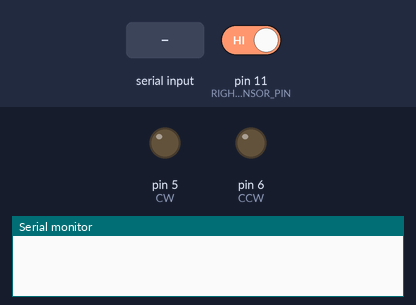
Simulated run of this sketch. Board: Arduino Uno, built with avr-gcc and run on an emulated ATmega328P. On the bench: output pins drawn as LEDs (lit = HIGH), the last lines printed to the serial monitor. Dashed ring = blinking. The inputs (shaded band) are chosen by the test bench; at power-on: pin 11 (RIGHT_SENSOR_PIN) HIGH.

Above: at 1.2 s.
1.3 s: "C\n" received over Serial
At 1.46 s:
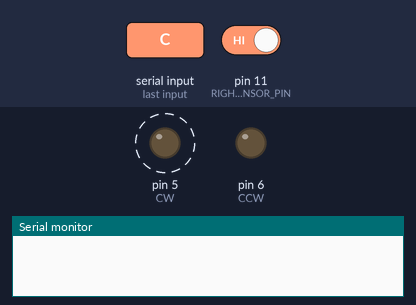
4.3 s: "D\n" received over Serial
At 4.46 s:
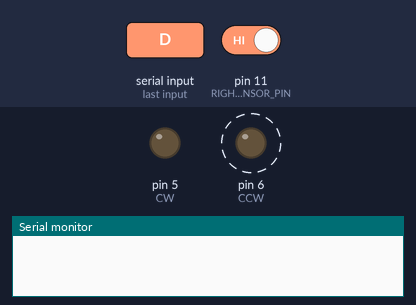
7.3 s: "R\n" received over Serial
At 7.79 s:
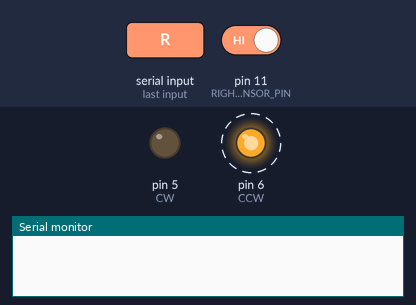
10.3 s: pin 11 (RIGHT_SENSOR_PIN) driven LOW
At 12.63 s:
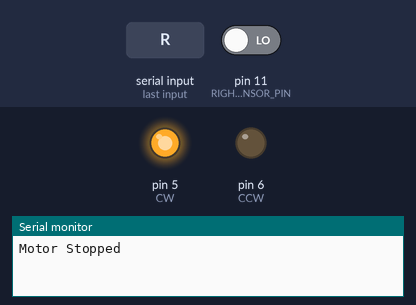
13.3 s: pin 11 (RIGHT_SENSOR_PIN) driven HIGH
At 14.1 s:
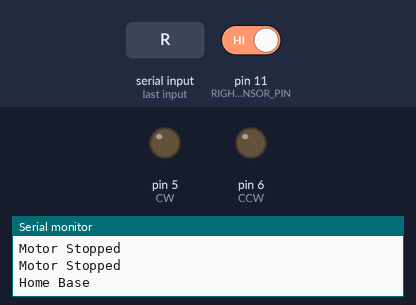
Timing chart, 0 to 16.2 s (numbered marks = the images above; inputs shaded):
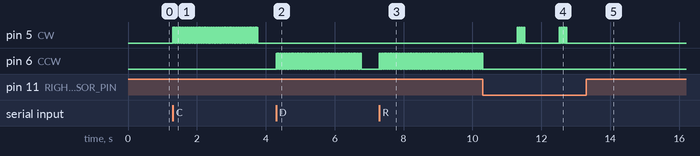

The sketch:

notHomeBase.ino
```cpp
#define CW 5
#define CCW 6
#define RIGHT_SENSOR_PIN 11
#define LEFT_SENSOR_PIN 10

const int stepDelay = 10000;
const float angleToSteps = 0.72;

bool motorStopped = true;         // Flag to track motor status
bool resetInProgress = false;     // Flag for reset process
bool moveInProgress = false;      // Flag for move process

void rotate(int motorPin, int steps, bool clockwise) {
  for (int i = 0; i < steps; i++) {
    digitalWrite(motorPin, HIGH);
    delayMicroseconds(stepDelay);
    digitalWrite(motorPin, LOW);
    delayMicroseconds(stepDelay);
  }
}

void setup() {
  pinMode(CW, OUTPUT);
  pinMode(CCW, OUTPUT);
  pinMode(RIGHT_SENSOR_PIN, INPUT_PULLUP);
  pinMode(LEFT_SENSOR_PIN, INPUT_PULLUP);
  Serial.begin(115200);
}

void loop() {
  if (Serial.available() > 0) {
    String command = Serial.readStringUntil('\n');
    command.trim();

    if (!resetInProgress && !moveInProgress) {
      if (command == "C") {
        motorStopped = false;
        moveInProgress = true;
        rotate(CW, int(90 / angleToSteps), true);  // Rotate 90 degrees clockwise
        moveInProgress = false;
        motorStopped = true;
      } else if (command == "D") {
        motorStopped = false;
        moveInProgress = true;
        rotate(CCW, int(90 / angleToSteps), true); // Rotate 90 degrees counter-clockwise
        moveInProgress = false;
        motorStopped = true;
      } else if (command == "R") {
        resetInProgress = true;
        motorStopped = false;
        rotateToHomeBase();
        resetInProgress = false;
        motorStopped = true;
      } else if (command == "S") {
        stopMotor();
      } else if (command == "I") {
        printStatus();
      }
    }
  }
}

void rotateToHomeBase() {
  if (digitalRead(RIGHT_SENSOR_PIN) == HIGH) {
    while (digitalRead(RIGHT_SENSOR_PIN) == HIGH) {
      rotate(CCW, 1, false); // Rotate CCW until right sensor is interrupted
    }
    delay(1000); // Delay for stability

    while (digitalRead(RIGHT_SENSOR_PIN) == LOW) {
      // Rotating 8 degrees CW
      rotate(CW, int(8 / angleToSteps), true);
      delay(1000); // Delay for stability
      stopMotor();
    }
  } else {
    while (digitalRead(RIGHT_SENSOR_PIN) == LOW) {
      rotate(CW, 1, true); // Rotate CW until right sensor is no longer interrupted
    }
    delay(1000); // Delay for stability

    while (digitalRead(LEFT_SENSOR_PIN) == LOW) {
      // Rotating 8 degrees CCW
      rotate(CCW, int(8 / angleToSteps), true);
      delay(1000); // Delay for stability
      stopMotor();
    }
  }
  Serial.println("Home Base");
}

void stopMotor() {
  digitalWrite(CW, LOW);
  digitalWrite(CCW, LOW);
  motorStopped = true;
  Serial.println("Motor Stopped");
}

void printStatus() {
  if (motorStopped) {
    if (resetInProgress) {
      Serial.println("Stopped: Home Base");
    } else {
      Serial.println("Stopped: Not Home Base");
    }
  } else {
    Serial.println("Rotating");
  }
}
```

Measured:
- after the input at 1.3 s, pin 5 (CW): alternates HIGH for 0.01 s and LOW for 0.01 s, 248 changes in all, then stays LOW, starting at once
- after the input at 4.3 s, pin 6 (CCW): alternates HIGH for 0.01 s and LOW for 0.01 s, 248 changes in all, then stays LOW, starting at once
- after the input at 7.3 s, pin 6 (CCW): alternates HIGH for 0.01 s and LOW for 0.01 s, starting at once
- after the input at 10.3 s, pin 5 (CW): goes 10 × (HIGH 0.01 s, LOW 0.01 s), HIGH 0.01 s, LOW 1.0 s, 10 × (HIGH 0.01 s, LOW 0.01 s), HIGH 0.01 s, then LOW, starting after 1.0 s; pin 6 (CCW): stops changing and stays LOW
- after the input at 13.3 s, pin 5 (CW): stops changing and stays LOW
